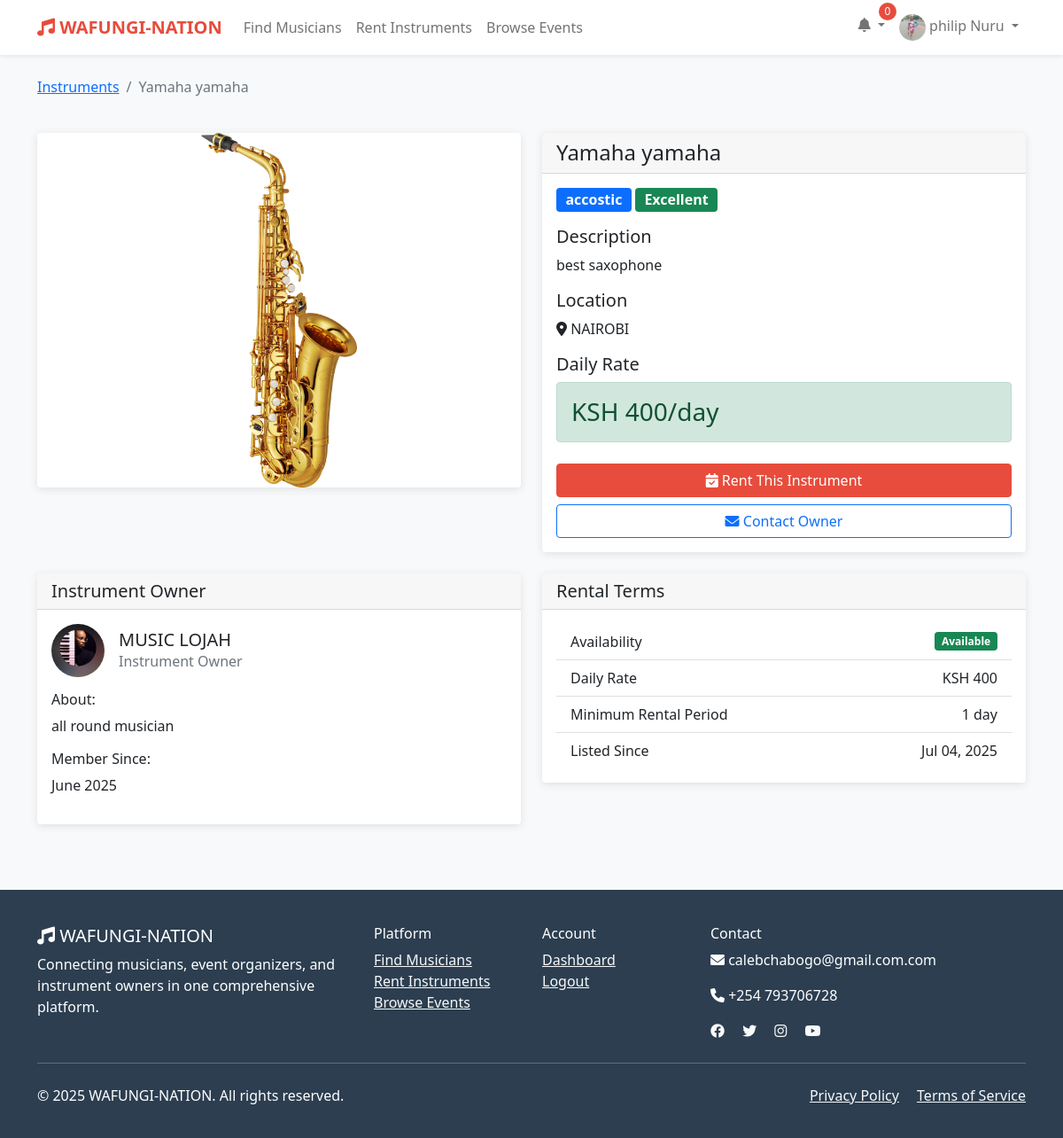
The page /instruments/6/ (signed in) on the database its author committed.
### wafungi/models.py (models this page shows, shortened)
class User(AbstractUser):
    USER_TYPES = (
        ('musician', 'Musician'),
        ('organizer', 'Event Organizer'),
        ('instrument_owner', 'Instrument Owner'),
        ('client', 'Client'),
    )
    user_type = models.CharField(max_length=20, choices=USER_TYPES)
    phone = models.CharField(max_length=15, blank=True)
    location = models.CharField(max_length=100, blank=True)
    profile_picture = models.ImageField(upload_to='profiles/', blank=True, null=True)
    bio = models.TextField(blank=True)
    is_verified = models.BooleanField(default=False)
    created_at = models.DateTimeField(auto_now_add=True)
    updated_at = models.DateTimeField(auto_now=True)

class InstrumentListing(models.Model):
    CONDITION_CHOICES = (
        ('excellent', 'Excellent'),
        ('good', 'Good'),
        ('fair', 'Fair'),
        ('poor', 'Poor'),
    )
    owner = models.ForeignKey(User, on_delete=models.CASCADE)
    instrument = models.ForeignKey(Instrument, on_delete=models.CASCADE)
    brand = models.CharField(max_length=100)
    model = models.CharField(max_length=100)
    condition = models.CharField(max_length=20, choices=CONDITION_CHOICES)
    daily_rate = models.DecimalField(max_digits=8, decimal_places=2)
    description = models.TextField()
    image = models.ImageField(upload_to='instruments/', blank=True, null=True)
    is_available = models.BooleanField(default=True)
    location = models.CharField(max_length=100)
    created_at = models.DateTimeField(auto_now_add=True)

class Instrument(models.Model):
    name = models.CharField(max_length=50, unique=True)
    category = models.CharField(max_length=50)

### wafungi/views.py (the view)
# urls.py: path('instruments/<int:instrument_id>/', views.instrument_detail, name='instrument_detail'),
def instrument_detail(request, instrument_id):
    instrument = get_object_or_404(InstrumentListing, id=instrument_id)
    owner_reviews = Review.objects.filter(
        reviewee=instrument.owner
    ).order_by('-created_at')[:5]
    context = {
        'instrument': instrument,
        'owner_reviews': owner_reviews,
        'can_rent': request.user.is_authenticated and request.user != instrument.owner,
    }
    return render(request, 'wafungi/instrument_detail.html', context)

### wafungi/templatetags/wafungi_filters.py (called while the page is built)
@register.filter
def ksh_currency(value):
    try:
        return f"KSH {float(value):,.0f}"
    except (ValueError, TypeError):
        return "KSH 0"

### templates/wafungi/instrument_detail.html (shortened to what this page needs)
{% extends 'base.html' %}
{% load wafungi_filters %}
{% block content %}
<div class="container py-4">
    <div class="row">
        <div class="col-12 mb-4">
            <nav aria-label="breadcrumb">
                <ol class="breadcrumb">
                    <li class="breadcrumb-item"><a href="{% url 'search_instruments' %}">Instruments</a></li>
                    <li class="breadcrumb-item active" aria-current="page">{{ instrument.brand }} {{ instrument.model }}</li>
                </ol>
            </nav>
        </div>
    </div>
    <div class="row">
        <div class="col-md-6 mb-4">
            <div class="card">
                {% if instrument.image %}
                    <img src="{{ instrument.image.url }}" class="card-img-top" alt="{{ instrument.brand }} {{ instrument.model }}" style="max-height: 400px; object-fit: contain;">
                {% else %}
                    <div class="card-img-top bg-light d-flex align-items-center justify-content-center" style="height: 400px;">
                        <i class="fas fa-guitar fa-8x text-muted"></i>
                    </div>
                {% endif %}
            </div>
        </div>
        <div class="col-md-6 mb-4">
            <div class="card h-100">
                <div class="card-header">
                    <h4 class="mb-0">{{ instrument.brand }} {{ instrument.model }}</h4>
                </div>
                <div class="card-body">
                    <div class="mb-3">
                        <span class="badge bg-primary fs-6">{{ instrument.instrument.name }}</span>
                        <span class="badge bg-{% if instrument.condition == 'excellent' %}success{% elif instrument.condition == 'good' %}info{% elif instrument.condition == 'fair' %}warning{% else %}danger{% endif %} fs-6">
                            {{ instrument.get_condition_display }}
                        </span>
                    </div>
                    <div class="mb-3">
                        <h5>Description</h5>
                        <p>{{ instrument.description }}</p>
                    </div>
                    <div class="mb-3">
                        <h5>Location</h5>
                        <p><i class="fas fa-map-marker-alt"></i> {{ instrument.location }}</p>
                    </div>
                    <div class="mb-4">
                        <h5>Daily Rate</h5>
                        <div class="alert alert-success">
                            <h3 class="mb-0">{{ instrument.daily_rate|ksh_currency }}/day</h3>
                        </div>
                    </div>
                    {% if user.is_authenticated and user != instrument.owner and instrument.is_available %}
                        <div class="d-grid gap-2">
                            <a href="{% url 'rent_instrument' instrument.id %}" class="btn btn-primary">
                                <i class="fas fa-calendar-check"></i> Rent This Instrument
                            </a>
                            <button class="btn btn-outline-primary" data-bs-toggle="modal" data-bs-target="#contactOwnerModal">
                                <i class="fas fa-envelope"></i> Contact Owner
                            </button>
                        </div>
                    {% elif not user.is_authenticated %}
                        <div class="alert alert-info">
                            <a href="{% url 'login' %}">Login</a> to rent this instrument
                        </div>
                    {% elif not instrument.is_available %}
                        <div class="alert alert-warning">
                            This instrument is currently not available for rent
                        </div>
                    {% endif %}
                </div>
            </div>
        </div>
        <div class="col-md-6">
            <div class="card">
                <div class="card-header">
                    <h5 class="mb-0">Instrument Owner</h5>
                </div>
                <div class="card-body">
                    <div class="d-flex align-items-center mb-3">
                        {% if instrument.owner.profile_picture %}
                            <img src="{{ instrument.owner.profile_picture.url }}" class="rounded-circle me-3" style="width: 60px; height: 60px; object-fit: cover;" alt="{{ instrument.owner.get_full_name }}">
                        {% else %}
                            <div class="rounded-circle bg-light d-flex align-items-center justify-content-center me-3" style="width: 60px; height: 60px;">
                                <i class="fas fa-user-circle fa-3x text-muted"></i>
                            </div>
                        {% endif %}
                        <div>
                            <h5 class="mb-0">{{ instrument.owner.get_full_name|default:instrument.owner.username }}</h5>
                            <p class="text-muted mb-0">{{ instrument.owner.get_user_type_display }}</p>
                        </div>
                    </div>
                    {% if instrument.owner.bio %}
                        <div class="mb-3">
                            <h6>About:</h6>
                            <p class="mb-0">{{ instrument.owner.bio|truncatewords:30 }}</p>
                        </div>
                    {% endif %}
                    <div class="mb-3">
                        <h6>Member Since:</h6>
                        <p class="mb-0">{{ instrument.owner.date_joined|date:"F Y" }}</p>
                    </div>
                </div>
            </div>
        </div>
        <div class="col-md-6">
            <div class="card">
                <div class="card-header">
                    <h5 class="mb-0">Rental Terms</h5>
                </div>
                <div class="card-body">
                    <ul class="list-group list-group-flush">
                        <li class="list-group-item d-flex justify-content-between align-items-center">
                            <span>Availability</span>
                            <span class="badge bg-{% if instrument.is_available %}success{% else %}danger{% endif %}">
                                {% if instrument.is_available %}Available{% else %}Currently Rented{% endif %}
                            </span>
                        </li>
                        <li class="list-group-item d-flex justify-content-between align-items-center">
                            <span>Daily Rate</span>
                            <span>{{ instrument.daily_rate|ksh_currency }}</span>
                        </li>
                        <li class="list-group-item d-flex justify-content-between align-items-center">
                            <span>Minimum Rental Period</span>
                            <span>1 day</span>
                        </li>
                        <li class="list-group-item d-flex justify-content-between align-items-center">
                            <span>Listed Since</span>
                            <span>{{ instrument.created_at|date:"M d, Y" }}</span>
                        </li>
                    </ul>
                </div>
            </div>
        </div>
    </div>
</div>
{% endblock %}

### templates/base.html (shortened to what this page needs)
<!DOCTYPE html>
<html lang="en">
<head>
    <link href="https://cdn.jsdelivr.net/npm/bootstrap@5.1.3/dist/css/bootstrap.min.css" rel="stylesheet">
    <link rel="stylesheet" href="https://cdnjs.cloudflare.com/ajax/libs/font-awesome/6.0.0/css/all.min.css">
</head>
<body>
    <nav class="navbar navbar-expand-lg navbar-light bg-white shadow-sm">
        <div class="container">
            <a class="navbar-brand" href="{% url 'home' %}">
                <i class="fas fa-music"></i> WAFUNGI-NATION
            </a>
            <div class="collapse navbar-collapse" id="navbarNav">
                <ul class="navbar-nav me-auto">
                    <li class="nav-item">
                        <a class="nav-link" href="{% url 'search_musicians' %}">Find Musicians</a>
                    </li>
                    <li class="nav-item">
                        <a class="nav-link" href="{% url 'search_instruments' %}">Rent Instruments</a>
                    </li>
                    <li class="nav-item">
                        <a class="nav-link" href="{% url 'browse_events' %}">Browse Events</a>
                    </li>
                </ul>
                <ul class="navbar-nav">
                    {% if user.is_authenticated %}
                        <li class="nav-item dropdown">
                            <a class="nav-link dropdown-toggle" href="#" id="notificationDropdown" role="button" data-bs-toggle="dropdown">
                                <i class="fas fa-bell"></i>
                                <span class="notification-badge" id="notificationCount">0</span>
                            </a>
                        </li>
                        <li class="nav-item dropdown">
                            <a class="nav-link dropdown-toggle" href="#" id="navbarDropdown" role="button" data-bs-toggle="dropdown">
                                {% if user.profile_picture %}
                                    <img src="{{ user.profile_picture.url }}" alt="Profile" class="rounded-circle" width="30" height="30">
                                {% else %}
                                    <i class="fas fa-user-circle"></i>
                                {% endif %}
                                {{ user.get_full_name|default:user.username }}
                            </a>
                        </li>
                    {% endif %}
                </ul>
            </div>
        </div>
    </nav>
    <main>
        {% block content %}{% endblock %}
    </main>
    <footer>
        <div class="container">
            <div class="row">
                <div class="col-md-4">
                    <h5><i class="fas fa-music"></i> WAFUNGI-NATION</h5>
                    <p>Connecting musicians, event organizers, and instrument owners in one comprehensive platform.</p>
                </div>
                <div class="col-md-2">
                    <h6>Platform</h6>
                    <ul class="list-unstyled">
                        <li><a href="{% url 'search_musicians' %}" class="text-light">Find Musicians</a></li>
                        <li><a href="{% url 'search_instruments' %}" class="text-light">Rent Instruments</a></li>
                        <li><a href="{% url 'browse_events' %}" class="text-light">Browse Events</a></li>
                    </ul>
                </div>
                <div class="col-md-2">
                    <h6>Account</h6>
                    <ul class="list-unstyled">
                        {% if user.is_authenticated %}
                            <li><a href="{% url 'dashboard' %}" class="text-light">Dashboard</a></li>
                            <li><a href="{% url 'logout' %}" class="text-light">Logout</a></li>
                        {% else %}
                            <li><a href="{% url 'login' %}" class="text-light">Login</a></li>
                            <li><a href="{% url 'register' %}" class="text-light">Register</a></li>
                        {% endif %}
                    </ul>
                </div>
                <div class="col-md-4">
                    <h6>Contact</h6>
                    <p><i class="fas fa-envelope"></i> calebchabogo@gmail.com.com</p>
                    <p><i class="fas fa-phone"></i> +254 793706728</p>
                    <div class="social-links">
                        <a href="#" class="text-light me-3"><i class="fab fa-facebook"></i></a>
                        <a href="#" class="text-light me-3"><i class="fab fa-twitter"></i></a>
                        <a href="#" class="text-light me-3"><i class="fab fa-instagram"></i></a>
                        <a href="#" class="text-light"><i class="fab fa-youtube"></i></a>
                    </div>
                </div>
            </div>
            <hr class="my-4">
            <div class="row">
                <div class="col-md-6">
                    <p>&copy; 2025 WAFUNGI-NATION. All rights reserved.</p>
                </div>
                <div class="col-md-6 text-end">
                    <a href="#" class="text-light me-3">Privacy Policy</a>
                    <a href="#" class="text-light">Terms of Service</a>
                </div>
            </div>
        </div>
    </footer>
</body>
</html>

### templates/base.html (style rules this page uses)
:root { --primary-color: #e74c3c; --secondary-color: #3498db; --accent-color: #f39c12; --dark-color: #2c3e50; --light-color: #ecf0f1; }
body { font-family: 'Segoe UI', Tahoma, Geneva, Verdana, sans-serif; background-color: #f8f9fa; }
.navbar-brand { font-weight: bold; color: var(--primary-color) !important; }
.btn-primary { background-color: var(--primary-color); border-color: var(--primary-color); }
.card { border: none; box-shadow: 0 2px 10px rgba(0,0,0,0.1); transition: transform 0.2s; }
.notification-badge { position: absolute; top: -5px; right: -5px; background: var(--primary-color); color: white; border-radius: 50%; width: 20px; height: 20px; font-size: 12px; display: flex; align-items: center; justify-content: center; }
footer { background-color: var(--dark-color); color: white; padding: 40px 0 20px; margin-top: 50px; }

### rows shown on the page
User: profile_picture (picture), get_full_name "philip Nuru"
InstrumentListing: brand "Yamaha", model "yamaha", image (picture), instrument.name "accostic", condition "Excellent", description "best saxophone", location "NAIROBI", daily_rate|ksh_currency "KSH 400", owner.profile_picture (picture), owner.get_full_name "MUSIC LOJAH", owner.user_type "Instrument Owner", owner.bio "all round musician", owner.date_joined "June 2025", created_at "Jul 04, 2025"
